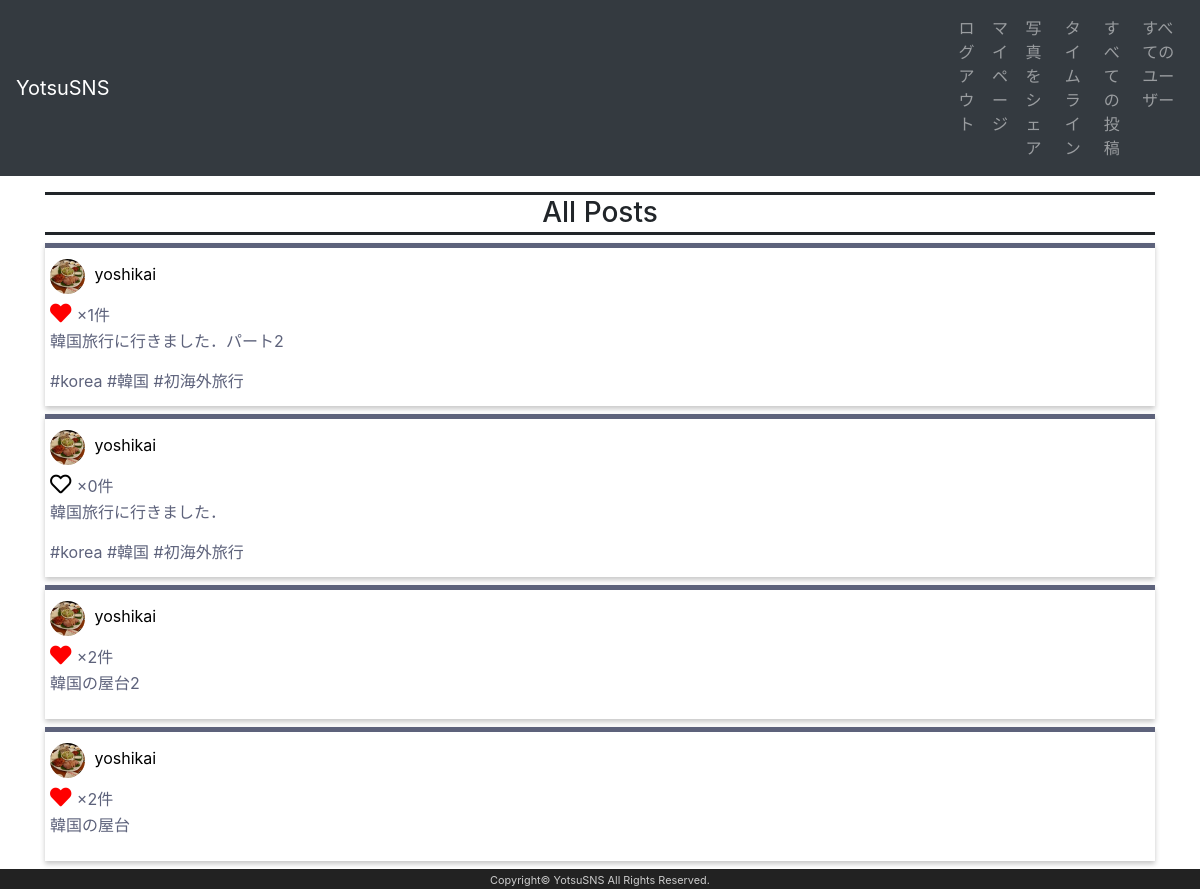
Page /accounts/allposts (signed in) on the committed database.
### accounts/models.py (models this page shows, shortened)
class Message(models.Model):
    myid=models.AutoField(auto_created=True, primary_key=True, serialize=False, verbose_name='ID')
    owner=models.ForeignKey(
        AuthUser,
        on_delete=models.CASCADE,
        related_name='message_owner'
    )
    image=StdImageField(
        upload_to='images/',
        variations={
            'large':(600,600,True),
            'thumbnail':(100,100,True),
            'medium':(300,200),
    })
    content=models.CharField(
        default=None,
        max_length=140,
        null=True,
        blank=True
    )
    share_id=models.IntegerField(default=-1)
    good_count=models.IntegerField(default=0)
    share_count=models.IntegerField(default=0)
    pub_date=models.DateTimeField(auto_now_add=True)
    class Meta:
        ordering = ('-pub_date',)

class AuthUser(AbstractBaseUser, PermissionsMixin):
    class Meta:
        verbose_name='ユーザ'
    username = models.CharField(
        verbose_name='ユーザID',
        unique=True,
        max_length=30,
    )
    email = models.EmailField(unique=True)
    date_joined = models.DateTimeField(auto_now_add=True)
    is_active = models.BooleanField(default=True)
    is_staff = models.BooleanField(default=False)
    USERNAME_FIELD = 'username'
    REQUIRED_FIELDS = ['email']
    objects = AuthUserManager()

class Tag(models.Model):
    tagname=models.CharField(
        unique=True,
        max_length=30
    )
    relmessage=models.ManyToManyField(
        Message,
        related_name='reltag'
    )

### accounts/views.py (the view)
# urls.py: path('allposts',views.AllPosts,name='allposts'),
@login_required(login_url='accounts/login')
def AllPosts(request):
    messobjs=Message.objects.all()
    likelist=[]
    numlike=[]
    for mess in messobjs:
        liked=Good.objects.filter(owner=request.user,message=mess).count()
        count=Good.objects.filter(message=mess).count()
        likelist.append(liked)
        numlike.append(count)
    params={
        'allmessages':zip(messobjs,likelist,numlike),
    }
    return render(request,'accounts/allposts.html',params)

### accounts/templates/accounts/allposts.html (shortened to what this page needs)
{% extends "accounts/layout.html" %}
{% block static %}
{% load static %}
<link rel="stylesheet" type="text/css" href="{% static 'accounts/css/post.css' %}">
<link rel="stylesheet" type="text/css" href="{% static 'accounts/css/all.css' %}">
{% endblock %}
{% block content %}
<h3>All Posts</h3>
{% for message,liked,likecount in allmessages %}
<div class="postbox">
<a class="username" href="{% url 'userpage' message.owner.username %}">
<img class="thumbnail" src="{% if message.owner.pro_image %}{{message.owner.pro_image.thumbnail.url}}{% else %}/media/images/def_thumbnail.jpg{% endif %}">
<p class="block">{{message.owner.username}}</p>
</a>
<div>
{% if liked > 0 %}
    <button type="submit" id="like" name="messmyid" value="{{message.myid}}" class="likebtn"><i class="fas fa-lg fa-heart like-red"></i></button>
{% else %}
    <button type="submit" id="like" name="messmyid" value="{{message.myid}}" class="likebtn"><i class="far fa-lg fa-heart"></i></button>
{% endif %}
<span id="numlike">×{{likecount}}件</span>
</div>
<div class="caption">
    <p>{{message.content}}</p>
    {% for tag in message.reltag.all %}
    <p class="block">#{{tag.tagname}}</p>
    {% endfor %}
</div>
</div>
{% endfor %}
{% endblock %}

### accounts/static/accounts/css/post.css (style rules this page uses)
h3 { text-align: center; border-top: solid 3px; border-bottom: solid 3px; padding-top: 1px; padding-bottom: 2px; }
p.block { display:inline-block; margin-bottom: 5px; }
a.username { color: black; margin-left: 5px; }
.postbox { padding-top: 0.5em; padding-bottom: 0.5em; margin: 0.5em 0; color: #5d627b; background: white; border-top: solid 5px #5d627b; box-shadow: 0 3px 5px rgba(0, 0, 0, 0.22); }
div.caption { margin-left: 5px; }
img.thumbnail { border-radius: 50%; margin-top: 3px; margin-bottom: 3px; margin-right: 5px; width: 35px; height: 35px; }
.like-red { color: red; }
.fa-heart { float: left; }
button#like { background-color: white; padding-left: 5px; margin-top: 3px; margin-bottom: 3px; padding-right: 1px; }
.likebtn { border: none; padding-top: 5px; padding-bottom: 5px; }

### accounts/static/accounts/css/all.css (style rules this page uses)
.fa, .fas, .far, .fal, .fad, .fab { -moz-osx-font-smoothing: grayscale; -webkit-font-smoothing: antialiased; display: inline-block; font-style: normal; font-variant: normal; text-rendering: auto; line-height: 1; }
.fa-lg { font-size: 1.33333em; line-height: 0.75em; vertical-align: -.0667em; }
.fa-heart:before { content: "\f004"; }
.far { font-family: 'Font Awesome 5 Free'; font-weight: 400; }
.fa, .fas { font-family: 'Font Awesome 5 Free'; font-weight: 900; }

### rows in the picture
Message: owner.username "yoshikai", {{ message.myid }} 57 (drawn), likecount "1", content "韓国旅行に行きました．パート2"
Tag: tagname "korea"
Tag: tagname "韓国"
Tag: tagname "初海外旅行"
Message: owner.username "yoshikai", {{ message.myid }} 56 (drawn), likecount "0", content "韓国旅行に行きました．"
Message: owner.username "yoshikai", {{ message.myid }} 50 (drawn), likecount "2", content "韓国の屋台2"
Message: owner.username "yoshikai", {{ message.myid }} 34 (drawn), likecount "2", content "韓国の屋台"
